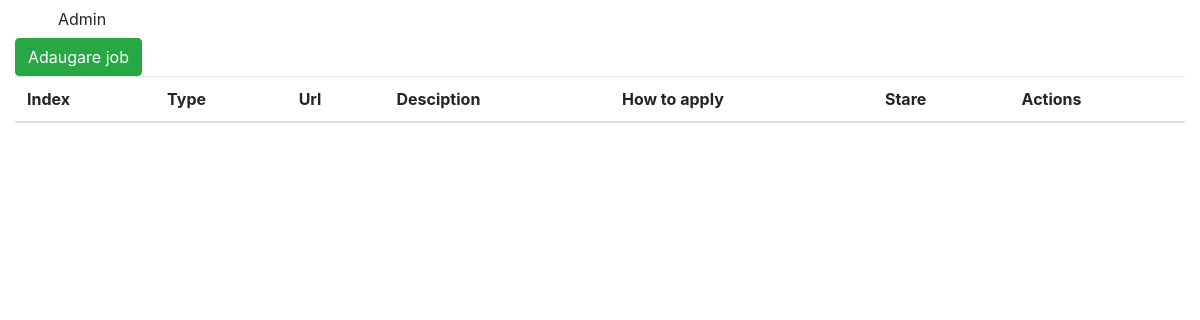
The app's page /jobs/, older data.
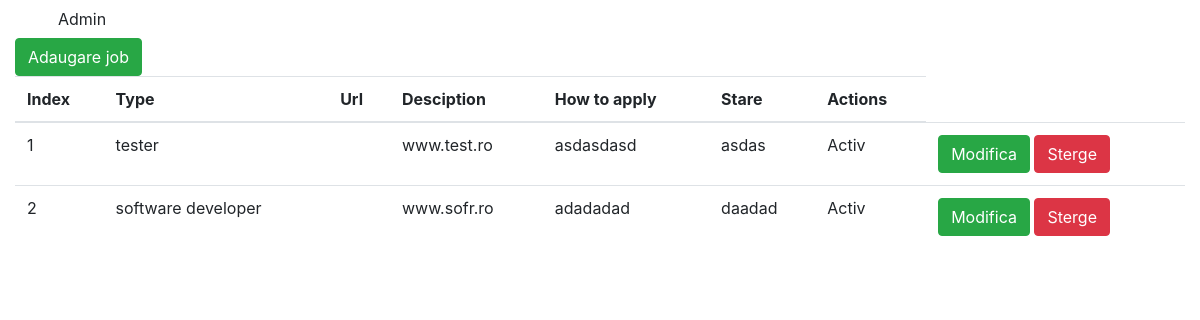
The same page, newer data.
### aplicatie3/models.py (models this page shows, shortened)
class Jobs(models.Model):
    type=models.CharField(max_length=100)
    url=models.CharField(max_length=100)
    title=models.CharField(max_length=100)
    description=models.TextField()
    how_to_apply=models.TextField()
    active=models.BooleanField(default=1)

### aplicatie3/views.py (the view)
# urls.py: path('', views.JobView.as_view(), name='lista_joburi'),
class JobView(ListView):
    model = Jobs
    template_name = 'aplicatie3/jobs_index.html'

### proiect/contex_processors.py (called while the page is built)
def is_ready_to_work(request):
    if request.user.is_authenticated:
        if Pontaj.objects.filter(user_id=request.user.id, end_date=None).exists():
            return {'ready_to_work': False}
        return {'ready_to_work': True}
    return {}

### templates/aplicatie3/jobs_index.html
{% extends 'base.html' %}
{% block content %}
    <a href="{% url 'jobs:adauga' %}" class="btn btn-success">Adaugare job</a>
    <br>
    <table class="table">
        <thead>
            <tr>
                <th>Index</th>
                <th>Type</th>
                <th>Url</th>
                <th>Desciption</th>
                <th>How to apply</th>
                <th>Stare</th>
                <th>Actions</th>
            </tr>
        </thead>
        <tbody>
            {% for item in jobs_list %}
                <tr>
                    <td>{{ forloop.counter }}</td>
                    <td>{{ item.type }}</td>
                    <td>{{ item.country }}</td>
                    <td>{{ item.url }}</td>
                    <td>{{ item.description }}</td>
                    <td>{{ item.how_to_apply }}</td>
                    <td>{% if item.active == 1 %}
                    <span>Activ</span>
                    {% else %}
                    <span>Inactiv</span>
                    {% endif %}
                    </td>
                    <td>
                        <a href="{% url 'jobs:modifica' item.id %}" class="btn btn-success">Modifica</a>
                        {% if item.active == 1 %}
                        <a href="{% url 'jobs:sterge' item.id %}" class="btn btn-danger">Sterge</a>
                        {% else %}
                        <a href="{% url 'jobs:activeaza' item.id %}" class="btn btn-info">Activeaza</a>
                        {% endif %}
                    </td>
                </tr>
            {% endfor %}
        </tbody>
    </table>
{% endblock %}

Row changes from the older to the newer data that the page shows:
added Jobs: type "tester", url "www.test.ro", description "asdasdasd", how_to_apply "asdas", active "Activ"
added Jobs: type "software developer", url "www.sofr.ro", description "adadadad", how_to_apply "daadad", active "Activ"
